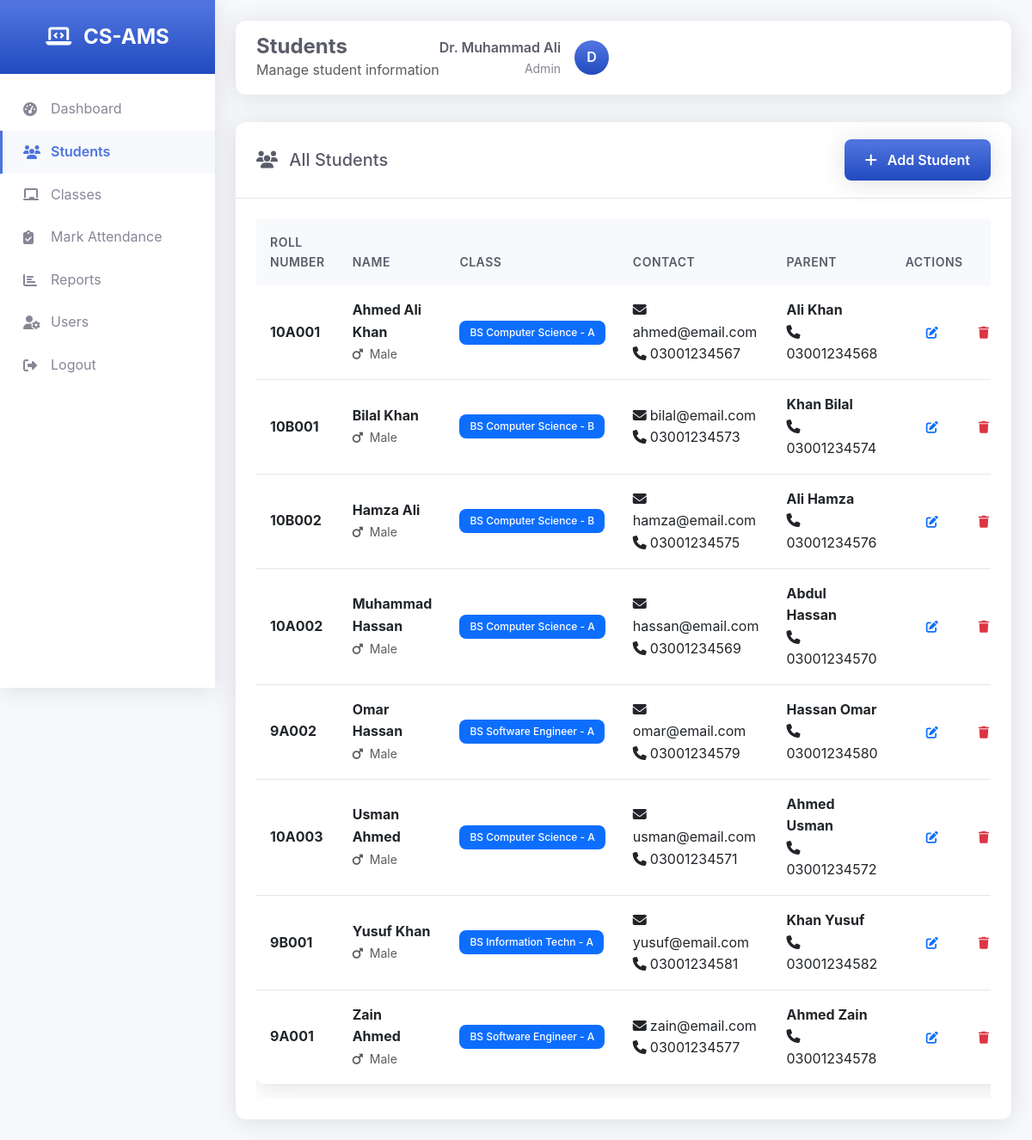
/views/students.php (signed in), run on the app's committed database.
### tables this page shows
CREATE TABLE students (
    id INT PRIMARY KEY AUTO_INCREMENT,
    roll_number VARCHAR(20) UNIQUE NOT NULL,
    full_name VARCHAR(100) NOT NULL,
    email VARCHAR(100) UNIQUE,
    phone VARCHAR(15),
    class_id INT NOT NULL,
    date_of_birth DATE,
    gender ENUM('male', 'female', 'other'),
    address TEXT,
    parent_name VARCHAR(100),
    parent_phone VARCHAR(15),
    profile_image VARCHAR(255) DEFAULT NULL,
    is_active BOOLEAN DEFAULT TRUE,
    created_at TIMESTAMP DEFAULT CURRENT_TIMESTAMP,
    updated_at TIMESTAMP DEFAULT CURRENT_TIMESTAMP ON UPDATE CURRENT_TIMESTAMP,
    FOREIGN KEY (class_id) REFERENCES classes(id) ON DELETE CASCADE
);

CREATE TABLE classes (
    id INT PRIMARY KEY AUTO_INCREMENT,
    class_name VARCHAR(20) NOT NULL,
    section VARCHAR(10) NOT NULL,
    academic_year VARCHAR(20) DEFAULT '2024-25',
    teacher_id INT,
    is_active BOOLEAN DEFAULT TRUE,
    created_at TIMESTAMP DEFAULT CURRENT_TIMESTAMP,
    FOREIGN KEY (teacher_id) REFERENCES users(id) ON DELETE SET NULL,
    UNIQUE KEY unique_class_section (class_name, section, academic_year)
);

### includes/functions.php (called while the page is built, shortened)
<?php
function isAdmin() {
    return isset($_SESSION['role']) && $_SESSION['role'] === 'admin';
}
?>

### views/students.php (the view, shortened to what this page needs)
<?php
require_once '../includes/functions.php';
$database = new Database();
$db = $database->getConnection();
$action = $_GET['action'] ?? 'list';
if ($action === 'list') {
    $query = "SELECT s.*, c.class_name, c.section
              FROM students s
              JOIN classes c ON s.class_id = c.id
              WHERE s.is_active = 1
              ORDER BY s.full_name";
    $stmt = $db->prepare($query);
    $stmt->execute();
    $students = $stmt->fetchAll(PDO::FETCH_ASSOC);
}
$current_page = 'students';
$nav_title = ($action === 'add' ? 'Add Student' : ($action === 'edit' ? 'Edit Student' : 'Students'));
$nav_subtitle = 'Manage student information';
require_once '../includes/header.php';
require_once '../includes/sidebar.php';
?>
<div class="main-content">
    <?php
    require_once '../includes/top-nav.php';
    ?>
    <?php if ($action === 'list'): ?>
        <div class="card">
            <div class="card-header d-flex justify-content-between align-items-center">
                <h5 class="mb-0">
                    <i class="fas fa-users me-2"></i>
                    All Students
                </h5>
                <a href="students.php?action=add" class="btn btn-primary">
                    <i class="fas fa-plus me-2"></i>
                    Add Student
                </a>
            </div>
            <div class="card-body">
                <?php if (empty($students)): ?>
                    <div class="text-center py-4">
                        <i class="fas fa-users fa-3x text-muted mb-3"></i>
                        <p class="text-muted">No students found.</p>
                        <a href="students.php?action=add" class="btn btn-primary">
                            <i class="fas fa-plus me-2"></i>
                            Add First Student
                        </a>
                    </div>
                <?php else: ?>
                    <div class="table-responsive">
                        <table class="table">
                            <thead>
                                <tr>
                                    <th>Roll Number</th>
                                    <th>Name</th>
                                    <th>Class</th>
                                    <th>Contact</th>
                                    <th>Parent</th>
                                    <th>Actions</th>
                                </tr>
                            </thead>
                            <tbody>
                                <?php foreach ($students as $student): ?>
                                    <tr>
                                        <td>
                                            <strong><?php echo htmlspecialchars($student['roll_number']); ?></strong>
                                        </td>
                                        <td>
                                            <div>
                                                <strong><?php echo htmlspecialchars($student['full_name']); ?></strong>
                                                <?php if ($student['gender']): ?>
                                                    <br>
                                                    <small class="text-muted">
                                                        <i class="fas fa-<?php echo $student['gender'] === 'male' ? 'mars' : 'venus'; ?> me-1"></i>
                                                        <?php echo ucfirst($student['gender']); ?>
                                                    </small>
                                                <?php endif; ?>
                                            </div>
                                        </td>
                                        <td>
                                            <span class="badge bg-primary">
                                                <?php echo htmlspecialchars($student['class_name'] . ' - ' . $student['section']); ?>
                                            </span>
                                        </td>
                                        <td>
                                            <?php if ($student['email']): ?>
                                                <div><i class="fas fa-envelope me-1"></i><?php echo htmlspecialchars($student['email']); ?></div>
                                            <?php endif; ?>
                                            <?php if ($student['phone']): ?>
                                                <div><i class="fas fa-phone me-1"></i><?php echo htmlspecialchars($student['phone']); ?></div>
                                            <?php endif; ?>
                                        </td>
                                        <td>
                                            <?php if ($student['parent_name']): ?>
                                                <div><strong><?php echo htmlspecialchars($student['parent_name']); ?></strong></div>
                                            <?php endif; ?>
                                            <?php if ($student['parent_phone']): ?>
                                                <div><i class="fas fa-phone me-1"></i><?php echo htmlspecialchars($student['parent_phone']); ?></div>
                                            <?php endif; ?>
                                        </td>
                                        <td>
                                            <div class="btn-group" role="group">
                                                <a href="students.php?action=edit&id=<?php echo $student['id']; ?>"
                                                   class="btn btn-sm btn-outline-primary">
                                                    <i class="fas fa-edit"></i>
                                                </a>
                                                <a href="students.php?action=delete&id=<?php echo $student['id']; ?>"
                                                   class="btn btn-sm btn-outline-danger"
                                                   onclick="return confirm('Are you sure you want to delete this student?')">
                                                    <i class="fas fa-trash"></i>
                                                </a>
                                            </div>
                                        </td>
                                    </tr>
                                <?php endforeach; ?>
                            </tbody>
                        </table>
                    </div>
                <?php endif; ?>
            </div>
        </div>
    <?php endif; ?>
</div>
<?php require_once '../includes/footer.php'; ?>

### includes/header.php (shortened to what this page needs)
<!DOCTYPE html>
<html lang="en">
<head>
    <link href="https://cdn.jsdelivr.net/npm/bootstrap@5.3.0/dist/css/bootstrap.min.css" rel="stylesheet">
    <link href="https://cdnjs.cloudflare.com/ajax/libs/font-awesome/6.4.0/css/all.min.css" rel="stylesheet">
    <link href="<?php echo BASE_URL; ?>assets/css/style.css" rel="stylesheet">
</head>
<body class="dashboard-wrapper">

### includes/sidebar.php
<div class="sidebar">
    <div class="sidebar-header">
        <a href="<?php echo BASE_URL; ?>views/dashboard.php" class="sidebar-brand">
            <i class="fas fa-laptop-code me-2"></i>
            CS-AMS
        </a>
    </div>
    <div class="sidebar-menu">
        <a href="<?php echo BASE_URL; ?>views/dashboard.php" class="sidebar-item <?php echo $current_page === 'dashboard' ? 'active' : ''; ?>">
            <i class="fas fa-tachometer-alt"></i>
            Dashboard
        </a>
        <a href="<?php echo BASE_URL; ?>views/students.php" class="sidebar-item <?php echo $current_page === 'students' ? 'active' : ''; ?>">
            <i class="fas fa-users"></i>
            Students
        </a>
        <a href="<?php echo BASE_URL; ?>views/classes.php" class="sidebar-item <?php echo $current_page === 'classes' ? 'active' : ''; ?>">
            <i class="fas fa-chalkboard"></i>
            Classes
        </a>
        <a href="<?php echo BASE_URL; ?>views/attendance.php" class="sidebar-item <?php echo $current_page === 'attendance' ? 'active' : ''; ?>">
            <i class="fas fa-clipboard-check"></i>
            Mark Attendance
        </a>
        <a href="<?php echo BASE_URL; ?>views/reports.php" class="sidebar-item <?php echo $current_page === 'reports' ? 'active' : ''; ?>">
            <i class="fas fa-chart-bar"></i>
            Reports
        </a>
        <?php if (isAdmin()): ?>
        <a href="<?php echo BASE_URL; ?>admin/users.php" class="sidebar-item <?php echo $current_page === 'users' ? 'active' : ''; ?>">
            <i class="fas fa-user-cog"></i>
            Users
        </a>
        <?php endif; ?>
        <a href="<?php echo BASE_URL; ?>auth/logout.php" class="sidebar-item">
            <i class="fas fa-sign-out-alt"></i>
            Logout
        </a>
    </div>
</div>

### includes/top-nav.php
<div class="top-nav">
    <div>
        <h1 class="nav-title"><?php echo $nav_title ?? 'Dashboard'; ?></h1>
        <p class="text-muted mb-0"><?php echo $nav_subtitle ?? 'Attendance Management System'; ?></p>
    </div>
    <div class="user-menu">
        <div class="user-info">
            <p class="user-name"><?php echo $_SESSION['full_name']; ?></p>
            <p class="user-role"><?php echo ucfirst($_SESSION['role']); ?></p>
        </div>
        <div class="user-avatar">
            <?php echo strtoupper(substr($_SESSION['full_name'], 0, 1)); ?>
        </div>
    </div>
</div>

### includes/footer.php (shortened to what this page needs)
</body>
</html>

### assets/css/style.css (style rules this page uses)
:root { --primary-color: #4e73df; --primary-dark: #2e59d9; --secondary-color: #858796; --success-color: #1cc88a; --info-color: #36b9cc; --warning-color: #f6c23e; --danger-color: #e74a3b; --light-color: #f8f9fc; --dark-color: #5a5c69; --white: #ffffff; --border-color: #e3e6f0; --shadow: 0 0.15rem 1.75rem 0 rgba(58, 59, 69, 0.15); --shadow-lg: 0 0.5rem 2rem 0 rgba(58, 59, 69, 0.2); --gradient-primary: linear-gradient(180deg, #4e73df 10%, #224abe 100%); --gradient-success: linear-gradient(180deg, #1cc88a 10%, #13855c 100%); --gradient-info: linear-gradient(180deg, #36b9cc 10%, #258391 100%); --gradient-warning: linear-gradient(180deg, #f6c23e 10%, #dda20a 100%); --gradient-danger: linear-gradient(180deg, #e74a3b 10%, #be2617 100%); }
* { margin: 0; padding: 0; box-sizing: border-box; }
body { font-family: 'Nunito', -apple-system, BlinkMacSystemFont, 'Segoe UI', Roboto, sans-serif; background-color: var(--light-color); color: var(--dark-color); line-height: 1.6; }
.btn-primary { background: var(--gradient-primary); border: none; border-radius: 0.75rem; padding: 0.75rem 1.5rem; font-weight: 600; transition: all 0.3s ease; box-shadow: var(--shadow); }
.dashboard-wrapper { min-height: 100vh; background-color: var(--light-color); }
.sidebar { background: var(--white); box-shadow: var(--shadow); position: fixed; top: 0; left: 0; height: 100vh; width: 250px; z-index: 1000; transition: all 0.3s ease; }
.sidebar-header { background: var(--gradient-primary); padding: 1.5rem; text-align: center; color: white; }
.sidebar-brand { font-size: 1.5rem; font-weight: 700; text-decoration: none; color: white; }
.sidebar-menu { padding: 1rem 0; }
.sidebar-item { padding: 0.75rem 1.5rem; color: var(--secondary-color); text-decoration: none; display: flex; align-items: center; transition: all 0.3s ease; border-left: 3px solid transparent; }
.sidebar-item.active { background-color: var(--light-color); color: var(--primary-color); border-left-color: var(--primary-color); font-weight: 600; }
.sidebar-item i { width: 20px; margin-right: 0.75rem; }
.main-content { margin-left: 250px; padding: 1.5rem; transition: all 0.3s ease; }
.top-nav { background: var(--white); padding: 1rem 1.5rem; border-radius: 0.75rem; box-shadow: var(--shadow); margin-bottom: 2rem; display: flex; justify-content: between; align-items: center; }
.nav-title { font-size: 1.5rem; font-weight: 700; color: var(--dark-color); margin: 0; }
.user-menu { display: flex; align-items: center; gap: 1rem; }
.user-info { text-align: right; }
.user-name { font-weight: 600; color: var(--dark-color); margin: 0; }
.user-role { font-size: 0.875rem; color: var(--secondary-color); margin: 0; }
.user-avatar { width: 40px; height: 40px; background: var(--gradient-primary); border-radius: 50%; display: flex; align-items: center; justify-content: center; color: white; font-weight: 600; }
.card { border: none; border-radius: 0.75rem; box-shadow: var(--shadow); transition: all 0.3s ease; overflow: hidden; }
.card-header { background: var(--white); border-bottom: 1px solid var(--border-color); padding: 1.25rem 1.5rem; font-weight: 600; color: var(--dark-color); }
.card-body { padding: 1.5rem; }
.table { background: var(--white); border-radius: 0.75rem; overflow: hidden; box-shadow: var(--shadow); }
.table thead th { background: var(--light-color); border: none; padding: 1rem; font-weight: 600; color: var(--dark-color); text-transform: uppercase; font-size: 0.875rem; letter-spacing: 0.5px; }
.table tbody td { padding: 1rem; border: none; border-bottom: 1px solid var(--border-color); vertical-align: middle; }
.badge { padding: 0.5rem 0.75rem; border-radius: 0.5rem; font-weight: 500; font-size: 0.75rem; }
.btn { border-radius: 0.5rem; padding: 0.75rem 1.5rem; font-weight: 600; transition: all 0.3s ease; border: none; }
.btn-primary { background: var(--gradient-primary); box-shadow: var(--shadow); }

### data on the page
students: roll_number "10A001", full_name "Ahmed Ali Khan", gender "Male", class.section "BS Computer Science - A", email "ahmed@email.com", phone "03001234567", parent_name "Ali Khan", parent_phone "03001234568"
students: roll_number "10B001", full_name "Bilal Khan", gender "Male", class.section "BS Computer Science - B", email "bilal@email.com", phone "03001234573", parent_name "Khan Bilal", parent_phone "03001234574"
students: roll_number "10B002", full_name "Hamza Ali", gender "Male", class.section "BS Computer Science - B", email "hamza@email.com", phone "03001234575", parent_name "Ali Hamza", parent_phone "03001234576"
students: roll_number "10A002", full_name "Muhammad Hassan", gender "Male", class.section "BS Computer Science - A", email "hassan@email.com", phone "03001234569", parent_name "Abdul Hassan", parent_phone "03001234570"
students: roll_number "9A002", full_name "Omar Hassan", gender "Male", class.section "BS Software Engineer - A", email "omar@email.com", phone "03001234579", parent_name "Hassan Omar", parent_phone "03001234580"
students: roll_number "10A003", full_name "Usman Ahmed", gender "Male", class.section "BS Computer Science - A", email "usman@email.com", phone "03001234571", parent_name "Ahmed Usman", parent_phone "03001234572"
students: roll_number "9B001", full_name "Yusuf Khan", gender "Male", class.section "BS Information Techn - A", email "yusuf@email.com", phone "03001234581", parent_name "Khan Yusuf", parent_phone "03001234582"
students: roll_number "9A001", full_name "Zain Ahmed", gender "Male", class.section "BS Software Engineer - A", email "zain@email.com", phone "03001234577", parent_name "Ahmed Zain", parent_phone "03001234578"

### other printed values
$nav_title "Students"
$nav_subtitle "Manage student information"
$_SESSION['full_name'] "Dr. Muhammad Ali"
$_SESSION['role'] "Admin"
substr($_SESSION['full_name'], 0, 1) "D"
